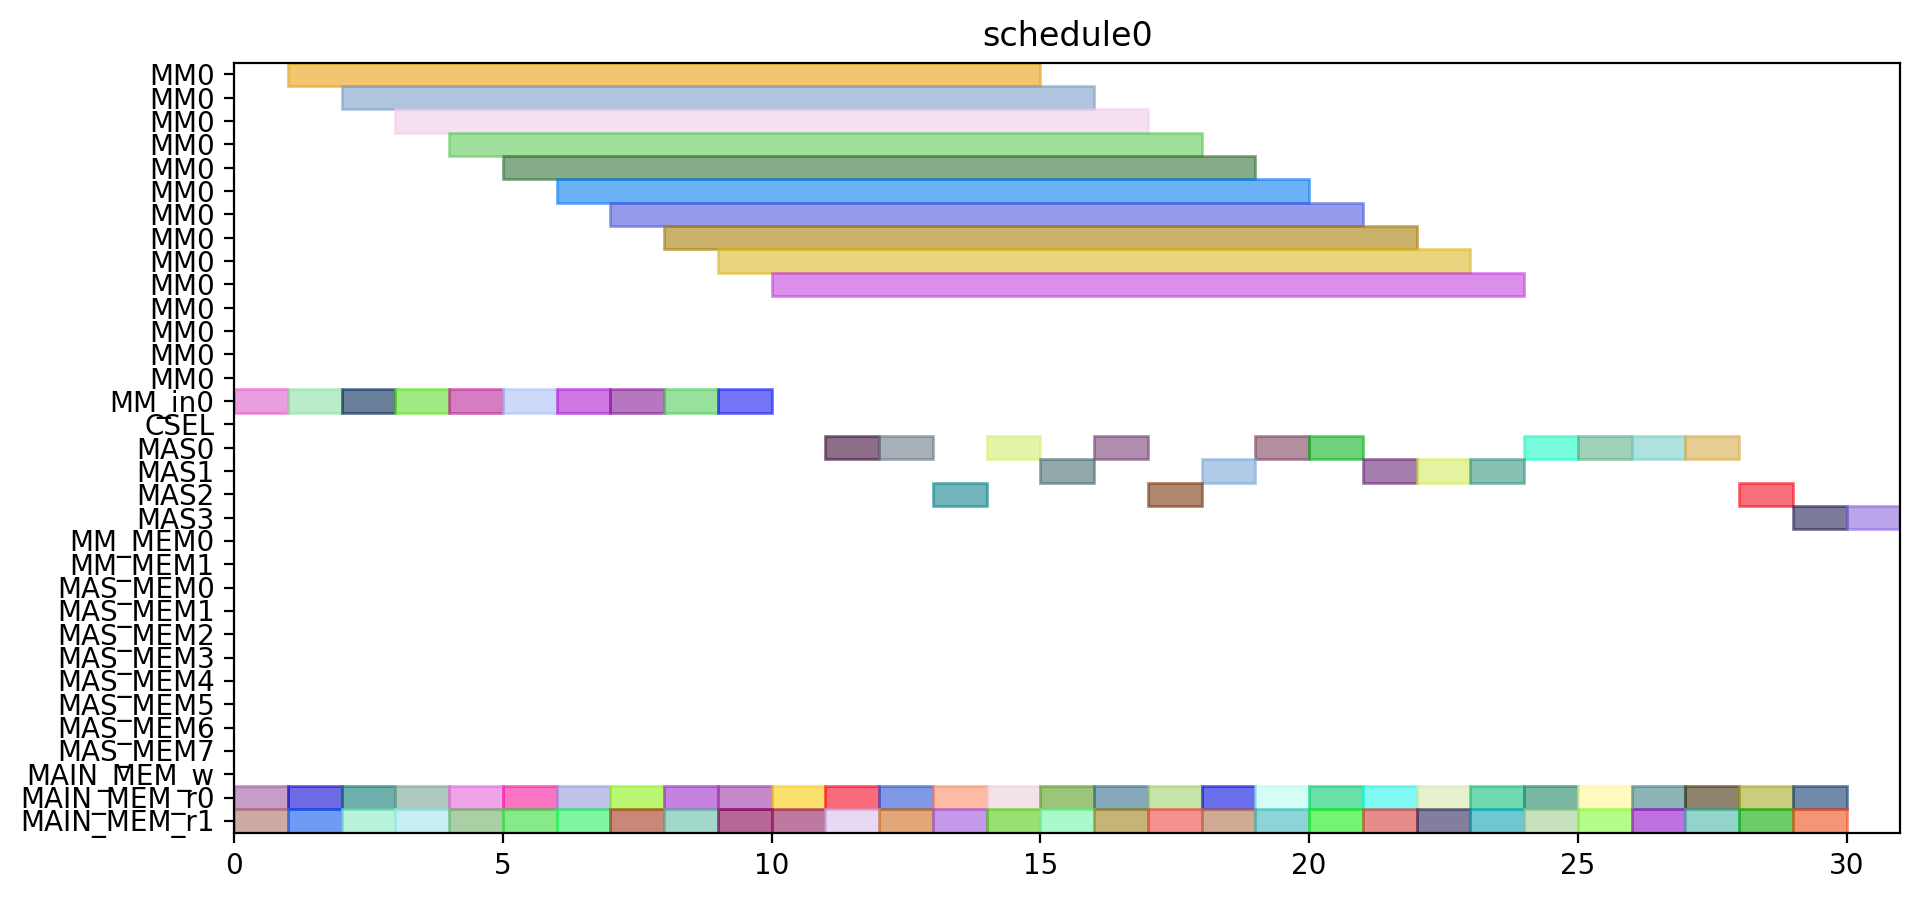

Generate this figure with Python:
from pyschedule import Scenario, solvers, plotters, alt


def solve():
	horizon = 131
	S = Scenario("schedule0", horizon=horizon)

	# resource
	MM = S.Resources('MM', num=1, size=14)
	MM_in = S.Resources('MM_in', num=1)
	CSEL = S.Resource('CSEL')
	MAS = S.Resources('MAS', num=4, size=1, periods=range(1, horizon))
	MM_MEM = S.Resources('MM_MEM', num=2)
	MAS_MEM = S.Resources('MAS_MEM', num=8)
	MAIN_MEM_w = S.Resource('MAIN_MEM_w', size=1)
	MAIN_MEM_r = S.Resources('MAIN_MEM_r', num=2)

	# result of previous scheduling

	# new tasks
	c_aa_a1_0 = S.Task('c_aa_a1_0', length=1, delay_cost=1)
	c_aa_a1_0 += alt(MAS)
	c_aa_a1_0_mem0 = S.Task('c_aa_a1_0_mem0', length=1, delay_cost=1)
	c_aa_a1_0_mem0 += MAIN_MEM_r[0]
	S += c_aa_a1_0_mem0 <= c_aa_a1_0

	c_aa_a1_0_mem1 = S.Task('c_aa_a1_0_mem1', length=1, delay_cost=1)
	c_aa_a1_0_mem1 += MAIN_MEM_r[1]
	S += c_aa_a1_0_mem1 <= c_aa_a1_0

	c_aa_a1_1 = S.Task('c_aa_a1_1', length=1, delay_cost=1)
	c_aa_a1_1 += alt(MAS)
	c_aa_a1_1_mem0 = S.Task('c_aa_a1_1_mem0', length=1, delay_cost=1)
	c_aa_a1_1_mem0 += MAIN_MEM_r[0]
	S += c_aa_a1_1_mem0 <= c_aa_a1_1

	c_aa_a1_1_mem1 = S.Task('c_aa_a1_1_mem1', length=1, delay_cost=1)
	c_aa_a1_1_mem1 += MAIN_MEM_r[1]
	S += c_aa_a1_1_mem1 <= c_aa_a1_1

	c_aa_t10 = S.Task('c_aa_t10', length=1, delay_cost=1)
	c_aa_t10 += alt(MAS)
	c_aa_t10_mem0 = S.Task('c_aa_t10_mem0', length=1, delay_cost=1)
	c_aa_t10_mem0 += MAIN_MEM_r[0]
	S += c_aa_t10_mem0 <= c_aa_t10

	c_aa_t10_mem1 = S.Task('c_aa_t10_mem1', length=1, delay_cost=1)
	c_aa_t10_mem1 += MAIN_MEM_r[1]
	S += c_aa_t10_mem1 <= c_aa_t10

	c_aa_t11 = S.Task('c_aa_t11', length=1, delay_cost=1)
	c_aa_t11 += alt(MAS)
	c_aa_t11_mem0 = S.Task('c_aa_t11_mem0', length=1, delay_cost=1)
	c_aa_t11_mem0 += MAIN_MEM_r[0]
	S += c_aa_t11_mem0 <= c_aa_t11

	c_aa_t11_mem1 = S.Task('c_aa_t11_mem1', length=1, delay_cost=1)
	c_aa_t11_mem1 += MAIN_MEM_r[1]
	S += c_aa_t11_mem1 <= c_aa_t11

	c_aa_t3_t0 = S.Task('c_aa_t3_t0', length=14, delay_cost=1)
	c_aa_t3_t0 += alt(MM)
	c_aa_t3_t0_in = S.Task('c_aa_t3_t0_in', length=1, delay_cost=1)
	c_aa_t3_t0_in += alt(MM_in)
	S += c_aa_t3_t0_in*MM_in[0]<=c_aa_t3_t0*MM[0]
	c_aa_t3_t0_mem0 = S.Task('c_aa_t3_t0_mem0', length=1, delay_cost=1)
	c_aa_t3_t0_mem0 += MAIN_MEM_r[0]
	S += c_aa_t3_t0_mem0 <= c_aa_t3_t0

	c_aa_t3_t0_mem1 = S.Task('c_aa_t3_t0_mem1', length=1, delay_cost=1)
	c_aa_t3_t0_mem1 += MAIN_MEM_r[1]
	S += c_aa_t3_t0_mem1 <= c_aa_t3_t0

	c_aa_t3_t1 = S.Task('c_aa_t3_t1', length=14, delay_cost=1)
	c_aa_t3_t1 += alt(MM)
	c_aa_t3_t1_in = S.Task('c_aa_t3_t1_in', length=1, delay_cost=1)
	c_aa_t3_t1_in += alt(MM_in)
	S += c_aa_t3_t1_in*MM_in[0]<=c_aa_t3_t1*MM[0]
	c_aa_t3_t1_mem0 = S.Task('c_aa_t3_t1_mem0', length=1, delay_cost=1)
	c_aa_t3_t1_mem0 += MAIN_MEM_r[0]
	S += c_aa_t3_t1_mem0 <= c_aa_t3_t1

	c_aa_t3_t1_mem1 = S.Task('c_aa_t3_t1_mem1', length=1, delay_cost=1)
	c_aa_t3_t1_mem1 += MAIN_MEM_r[1]
	S += c_aa_t3_t1_mem1 <= c_aa_t3_t1

	c_aa_t3_t2 = S.Task('c_aa_t3_t2', length=1, delay_cost=1)
	c_aa_t3_t2 += alt(MAS)
	c_aa_t3_t2_mem0 = S.Task('c_aa_t3_t2_mem0', length=1, delay_cost=1)
	c_aa_t3_t2_mem0 += MAIN_MEM_r[0]
	S += c_aa_t3_t2_mem0 <= c_aa_t3_t2

	c_aa_t3_t2_mem1 = S.Task('c_aa_t3_t2_mem1', length=1, delay_cost=1)
	c_aa_t3_t2_mem1 += MAIN_MEM_r[1]
	S += c_aa_t3_t2_mem1 <= c_aa_t3_t2

	c_aa_t3_t3 = S.Task('c_aa_t3_t3', length=1, delay_cost=1)
	c_aa_t3_t3 += alt(MAS)
	c_aa_t3_t3_mem0 = S.Task('c_aa_t3_t3_mem0', length=1, delay_cost=1)
	c_aa_t3_t3_mem0 += MAIN_MEM_r[0]
	S += c_aa_t3_t3_mem0 <= c_aa_t3_t3

	c_aa_t3_t3_mem1 = S.Task('c_aa_t3_t3_mem1', length=1, delay_cost=1)
	c_aa_t3_t3_mem1 += MAIN_MEM_r[1]
	S += c_aa_t3_t3_mem1 <= c_aa_t3_t3

	c_bb_a1_0 = S.Task('c_bb_a1_0', length=1, delay_cost=1)
	c_bb_a1_0 += alt(MAS)
	c_bb_a1_0_mem0 = S.Task('c_bb_a1_0_mem0', length=1, delay_cost=1)
	c_bb_a1_0_mem0 += MAIN_MEM_r[0]
	S += c_bb_a1_0_mem0 <= c_bb_a1_0

	c_bb_a1_0_mem1 = S.Task('c_bb_a1_0_mem1', length=1, delay_cost=1)
	c_bb_a1_0_mem1 += MAIN_MEM_r[1]
	S += c_bb_a1_0_mem1 <= c_bb_a1_0

	c_bb_a1_1 = S.Task('c_bb_a1_1', length=1, delay_cost=1)
	c_bb_a1_1 += alt(MAS)
	c_bb_a1_1_mem0 = S.Task('c_bb_a1_1_mem0', length=1, delay_cost=1)
	c_bb_a1_1_mem0 += MAIN_MEM_r[0]
	S += c_bb_a1_1_mem0 <= c_bb_a1_1

	c_bb_a1_1_mem1 = S.Task('c_bb_a1_1_mem1', length=1, delay_cost=1)
	c_bb_a1_1_mem1 += MAIN_MEM_r[1]
	S += c_bb_a1_1_mem1 <= c_bb_a1_1

	c_bb_t10 = S.Task('c_bb_t10', length=1, delay_cost=1)
	c_bb_t10 += alt(MAS)
	c_bb_t10_mem0 = S.Task('c_bb_t10_mem0', length=1, delay_cost=1)
	c_bb_t10_mem0 += MAIN_MEM_r[0]
	S += c_bb_t10_mem0 <= c_bb_t10

	c_bb_t10_mem1 = S.Task('c_bb_t10_mem1', length=1, delay_cost=1)
	c_bb_t10_mem1 += MAIN_MEM_r[1]
	S += c_bb_t10_mem1 <= c_bb_t10

	c_bb_t11 = S.Task('c_bb_t11', length=1, delay_cost=1)
	c_bb_t11 += alt(MAS)
	c_bb_t11_mem0 = S.Task('c_bb_t11_mem0', length=1, delay_cost=1)
	c_bb_t11_mem0 += MAIN_MEM_r[0]
	S += c_bb_t11_mem0 <= c_bb_t11

	c_bb_t11_mem1 = S.Task('c_bb_t11_mem1', length=1, delay_cost=1)
	c_bb_t11_mem1 += MAIN_MEM_r[1]
	S += c_bb_t11_mem1 <= c_bb_t11

	c_bb_t3_t0 = S.Task('c_bb_t3_t0', length=14, delay_cost=1)
	c_bb_t3_t0 += alt(MM)
	c_bb_t3_t0_in = S.Task('c_bb_t3_t0_in', length=1, delay_cost=1)
	c_bb_t3_t0_in += alt(MM_in)
	S += c_bb_t3_t0_in*MM_in[0]<=c_bb_t3_t0*MM[0]
	c_bb_t3_t0_mem0 = S.Task('c_bb_t3_t0_mem0', length=1, delay_cost=1)
	c_bb_t3_t0_mem0 += MAIN_MEM_r[0]
	S += c_bb_t3_t0_mem0 <= c_bb_t3_t0

	c_bb_t3_t0_mem1 = S.Task('c_bb_t3_t0_mem1', length=1, delay_cost=1)
	c_bb_t3_t0_mem1 += MAIN_MEM_r[1]
	S += c_bb_t3_t0_mem1 <= c_bb_t3_t0

	c_bb_t3_t1 = S.Task('c_bb_t3_t1', length=14, delay_cost=1)
	c_bb_t3_t1 += alt(MM)
	c_bb_t3_t1_in = S.Task('c_bb_t3_t1_in', length=1, delay_cost=1)
	c_bb_t3_t1_in += alt(MM_in)
	S += c_bb_t3_t1_in*MM_in[0]<=c_bb_t3_t1*MM[0]
	c_bb_t3_t1_mem0 = S.Task('c_bb_t3_t1_mem0', length=1, delay_cost=1)
	c_bb_t3_t1_mem0 += MAIN_MEM_r[0]
	S += c_bb_t3_t1_mem0 <= c_bb_t3_t1

	c_bb_t3_t1_mem1 = S.Task('c_bb_t3_t1_mem1', length=1, delay_cost=1)
	c_bb_t3_t1_mem1 += MAIN_MEM_r[1]
	S += c_bb_t3_t1_mem1 <= c_bb_t3_t1

	c_bb_t3_t2 = S.Task('c_bb_t3_t2', length=1, delay_cost=1)
	c_bb_t3_t2 += alt(MAS)
	c_bb_t3_t2_mem0 = S.Task('c_bb_t3_t2_mem0', length=1, delay_cost=1)
	c_bb_t3_t2_mem0 += MAIN_MEM_r[0]
	S += c_bb_t3_t2_mem0 <= c_bb_t3_t2

	c_bb_t3_t2_mem1 = S.Task('c_bb_t3_t2_mem1', length=1, delay_cost=1)
	c_bb_t3_t2_mem1 += MAIN_MEM_r[1]
	S += c_bb_t3_t2_mem1 <= c_bb_t3_t2

	c_bb_t3_t3 = S.Task('c_bb_t3_t3', length=1, delay_cost=1)
	c_bb_t3_t3 += alt(MAS)
	c_bb_t3_t3_mem0 = S.Task('c_bb_t3_t3_mem0', length=1, delay_cost=1)
	c_bb_t3_t3_mem0 += MAIN_MEM_r[0]
	S += c_bb_t3_t3_mem0 <= c_bb_t3_t3

	c_bb_t3_t3_mem1 = S.Task('c_bb_t3_t3_mem1', length=1, delay_cost=1)
	c_bb_t3_t3_mem1 += MAIN_MEM_r[1]
	S += c_bb_t3_t3_mem1 <= c_bb_t3_t3

	c_cc_a1_0 = S.Task('c_cc_a1_0', length=1, delay_cost=1)
	c_cc_a1_0 += alt(MAS)
	c_cc_a1_0_mem0 = S.Task('c_cc_a1_0_mem0', length=1, delay_cost=1)
	c_cc_a1_0_mem0 += MAIN_MEM_r[0]
	S += c_cc_a1_0_mem0 <= c_cc_a1_0

	c_cc_a1_0_mem1 = S.Task('c_cc_a1_0_mem1', length=1, delay_cost=1)
	c_cc_a1_0_mem1 += MAIN_MEM_r[1]
	S += c_cc_a1_0_mem1 <= c_cc_a1_0

	c_cc_a1_1 = S.Task('c_cc_a1_1', length=1, delay_cost=1)
	c_cc_a1_1 += alt(MAS)
	c_cc_a1_1_mem0 = S.Task('c_cc_a1_1_mem0', length=1, delay_cost=1)
	c_cc_a1_1_mem0 += MAIN_MEM_r[0]
	S += c_cc_a1_1_mem0 <= c_cc_a1_1

	c_cc_a1_1_mem1 = S.Task('c_cc_a1_1_mem1', length=1, delay_cost=1)
	c_cc_a1_1_mem1 += MAIN_MEM_r[1]
	S += c_cc_a1_1_mem1 <= c_cc_a1_1

	c_cc_t10 = S.Task('c_cc_t10', length=1, delay_cost=1)
	c_cc_t10 += alt(MAS)
	c_cc_t10_mem0 = S.Task('c_cc_t10_mem0', length=1, delay_cost=1)
	c_cc_t10_mem0 += MAIN_MEM_r[0]
	S += c_cc_t10_mem0 <= c_cc_t10

	c_cc_t10_mem1 = S.Task('c_cc_t10_mem1', length=1, delay_cost=1)
	c_cc_t10_mem1 += MAIN_MEM_r[1]
	S += c_cc_t10_mem1 <= c_cc_t10

	c_cc_t11 = S.Task('c_cc_t11', length=1, delay_cost=1)
	c_cc_t11 += alt(MAS)
	c_cc_t11_mem0 = S.Task('c_cc_t11_mem0', length=1, delay_cost=1)
	c_cc_t11_mem0 += MAIN_MEM_r[0]
	S += c_cc_t11_mem0 <= c_cc_t11

	c_cc_t11_mem1 = S.Task('c_cc_t11_mem1', length=1, delay_cost=1)
	c_cc_t11_mem1 += MAIN_MEM_r[1]
	S += c_cc_t11_mem1 <= c_cc_t11

	c_cc_t3_t0 = S.Task('c_cc_t3_t0', length=14, delay_cost=1)
	c_cc_t3_t0 += alt(MM)
	c_cc_t3_t0_in = S.Task('c_cc_t3_t0_in', length=1, delay_cost=1)
	c_cc_t3_t0_in += alt(MM_in)
	S += c_cc_t3_t0_in*MM_in[0]<=c_cc_t3_t0*MM[0]
	c_cc_t3_t0_mem0 = S.Task('c_cc_t3_t0_mem0', length=1, delay_cost=1)
	c_cc_t3_t0_mem0 += MAIN_MEM_r[0]
	S += c_cc_t3_t0_mem0 <= c_cc_t3_t0

	c_cc_t3_t0_mem1 = S.Task('c_cc_t3_t0_mem1', length=1, delay_cost=1)
	c_cc_t3_t0_mem1 += MAIN_MEM_r[1]
	S += c_cc_t3_t0_mem1 <= c_cc_t3_t0

	c_cc_t3_t1 = S.Task('c_cc_t3_t1', length=14, delay_cost=1)
	c_cc_t3_t1 += alt(MM)
	c_cc_t3_t1_in = S.Task('c_cc_t3_t1_in', length=1, delay_cost=1)
	c_cc_t3_t1_in += alt(MM_in)
	S += c_cc_t3_t1_in*MM_in[0]<=c_cc_t3_t1*MM[0]
	c_cc_t3_t1_mem0 = S.Task('c_cc_t3_t1_mem0', length=1, delay_cost=1)
	c_cc_t3_t1_mem0 += MAIN_MEM_r[0]
	S += c_cc_t3_t1_mem0 <= c_cc_t3_t1

	c_cc_t3_t1_mem1 = S.Task('c_cc_t3_t1_mem1', length=1, delay_cost=1)
	c_cc_t3_t1_mem1 += MAIN_MEM_r[1]
	S += c_cc_t3_t1_mem1 <= c_cc_t3_t1

	c_cc_t3_t2 = S.Task('c_cc_t3_t2', length=1, delay_cost=1)
	c_cc_t3_t2 += alt(MAS)
	c_cc_t3_t2_mem0 = S.Task('c_cc_t3_t2_mem0', length=1, delay_cost=1)
	c_cc_t3_t2_mem0 += MAIN_MEM_r[0]
	S += c_cc_t3_t2_mem0 <= c_cc_t3_t2

	c_cc_t3_t2_mem1 = S.Task('c_cc_t3_t2_mem1', length=1, delay_cost=1)
	c_cc_t3_t2_mem1 += MAIN_MEM_r[1]
	S += c_cc_t3_t2_mem1 <= c_cc_t3_t2

	c_cc_t3_t3 = S.Task('c_cc_t3_t3', length=1, delay_cost=1)
	c_cc_t3_t3 += alt(MAS)
	c_cc_t3_t3_mem0 = S.Task('c_cc_t3_t3_mem0', length=1, delay_cost=1)
	c_cc_t3_t3_mem0 += MAIN_MEM_r[0]
	S += c_cc_t3_t3_mem0 <= c_cc_t3_t3

	c_cc_t3_t3_mem1 = S.Task('c_cc_t3_t3_mem1', length=1, delay_cost=1)
	c_cc_t3_t3_mem1 += MAIN_MEM_r[1]
	S += c_cc_t3_t3_mem1 <= c_cc_t3_t3

	c_ab_t0_t0 = S.Task('c_ab_t0_t0', length=14, delay_cost=1)
	c_ab_t0_t0 += alt(MM)
	c_ab_t0_t0_in = S.Task('c_ab_t0_t0_in', length=1, delay_cost=1)
	c_ab_t0_t0_in += alt(MM_in)
	S += c_ab_t0_t0_in*MM_in[0]<=c_ab_t0_t0*MM[0]
	c_ab_t0_t0_mem0 = S.Task('c_ab_t0_t0_mem0', length=1, delay_cost=1)
	c_ab_t0_t0_mem0 += MAIN_MEM_r[0]
	S += c_ab_t0_t0_mem0 <= c_ab_t0_t0

	c_ab_t0_t0_mem1 = S.Task('c_ab_t0_t0_mem1', length=1, delay_cost=1)
	c_ab_t0_t0_mem1 += MAIN_MEM_r[1]
	S += c_ab_t0_t0_mem1 <= c_ab_t0_t0

	c_ab_t0_t1 = S.Task('c_ab_t0_t1', length=14, delay_cost=1)
	c_ab_t0_t1 += alt(MM)
	c_ab_t0_t1_in = S.Task('c_ab_t0_t1_in', length=1, delay_cost=1)
	c_ab_t0_t1_in += alt(MM_in)
	S += c_ab_t0_t1_in*MM_in[0]<=c_ab_t0_t1*MM[0]
	c_ab_t0_t1_mem0 = S.Task('c_ab_t0_t1_mem0', length=1, delay_cost=1)
	c_ab_t0_t1_mem0 += MAIN_MEM_r[0]
	S += c_ab_t0_t1_mem0 <= c_ab_t0_t1

	c_ab_t0_t1_mem1 = S.Task('c_ab_t0_t1_mem1', length=1, delay_cost=1)
	c_ab_t0_t1_mem1 += MAIN_MEM_r[1]
	S += c_ab_t0_t1_mem1 <= c_ab_t0_t1

	c_ab_t0_t2 = S.Task('c_ab_t0_t2', length=1, delay_cost=1)
	c_ab_t0_t2 += alt(MAS)
	c_ab_t0_t2_mem0 = S.Task('c_ab_t0_t2_mem0', length=1, delay_cost=1)
	c_ab_t0_t2_mem0 += MAIN_MEM_r[0]
	S += c_ab_t0_t2_mem0 <= c_ab_t0_t2

	c_ab_t0_t2_mem1 = S.Task('c_ab_t0_t2_mem1', length=1, delay_cost=1)
	c_ab_t0_t2_mem1 += MAIN_MEM_r[1]
	S += c_ab_t0_t2_mem1 <= c_ab_t0_t2

	c_ab_t0_t3 = S.Task('c_ab_t0_t3', length=1, delay_cost=1)
	c_ab_t0_t3 += alt(MAS)
	c_ab_t0_t3_mem0 = S.Task('c_ab_t0_t3_mem0', length=1, delay_cost=1)
	c_ab_t0_t3_mem0 += MAIN_MEM_r[0]
	S += c_ab_t0_t3_mem0 <= c_ab_t0_t3

	c_ab_t0_t3_mem1 = S.Task('c_ab_t0_t3_mem1', length=1, delay_cost=1)
	c_ab_t0_t3_mem1 += MAIN_MEM_r[1]
	S += c_ab_t0_t3_mem1 <= c_ab_t0_t3

	c_ab_t1_t0 = S.Task('c_ab_t1_t0', length=14, delay_cost=1)
	c_ab_t1_t0 += alt(MM)
	c_ab_t1_t0_in = S.Task('c_ab_t1_t0_in', length=1, delay_cost=1)
	c_ab_t1_t0_in += alt(MM_in)
	S += c_ab_t1_t0_in*MM_in[0]<=c_ab_t1_t0*MM[0]
	c_ab_t1_t0_mem0 = S.Task('c_ab_t1_t0_mem0', length=1, delay_cost=1)
	c_ab_t1_t0_mem0 += MAIN_MEM_r[0]
	S += c_ab_t1_t0_mem0 <= c_ab_t1_t0

	c_ab_t1_t0_mem1 = S.Task('c_ab_t1_t0_mem1', length=1, delay_cost=1)
	c_ab_t1_t0_mem1 += MAIN_MEM_r[1]
	S += c_ab_t1_t0_mem1 <= c_ab_t1_t0

	c_ab_t1_t1 = S.Task('c_ab_t1_t1', length=14, delay_cost=1)
	c_ab_t1_t1 += alt(MM)
	c_ab_t1_t1_in = S.Task('c_ab_t1_t1_in', length=1, delay_cost=1)
	c_ab_t1_t1_in += alt(MM_in)
	S += c_ab_t1_t1_in*MM_in[0]<=c_ab_t1_t1*MM[0]
	c_ab_t1_t1_mem0 = S.Task('c_ab_t1_t1_mem0', length=1, delay_cost=1)
	c_ab_t1_t1_mem0 += MAIN_MEM_r[0]
	S += c_ab_t1_t1_mem0 <= c_ab_t1_t1

	c_ab_t1_t1_mem1 = S.Task('c_ab_t1_t1_mem1', length=1, delay_cost=1)
	c_ab_t1_t1_mem1 += MAIN_MEM_r[1]
	S += c_ab_t1_t1_mem1 <= c_ab_t1_t1

	solvers.mip.solve(S,msg=1,kind='CPLEX',ratio_gap=1.01)

	solution = [['hoge']*len(S.solution()[1]) for i in range(len(S.solution()))]
	for i in range(len(S.solution())):
		for j in range(len(S.solution()[i])):
			solution[i][j]=str(S.solution()[i][j])
	print(solution)

	cycles = int(solution[-1][3])

	pic_file_name = "/home/mfukuda/ABE/multiRAM_multiMAS_16mux/scheduling_result/stage14MM1_stage1MAS4/FP12_INV_BEFORE_FPINV/schedule0.png"
	if(S.solution() != []):
		plotters.matplotlib.plot(S,img_filename=pic_file_name, show_task_labels=False, fig_size=(cycles*0.25+3, 5))

	return solution
